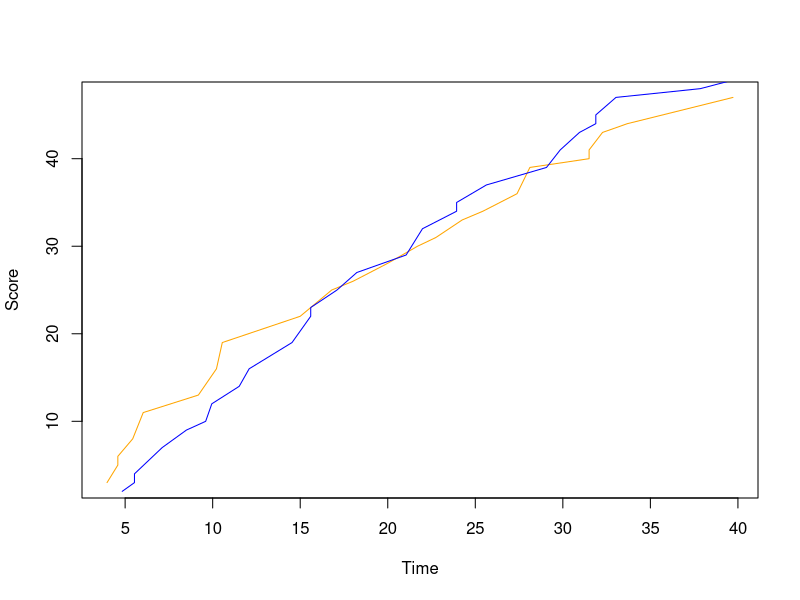

Reproduce this figure in R.
#question1
stats=read.table(file="UWvMSU_1-22-13.txt",header=TRUE)

UW_scores=stats[stats$team =="UW",]
MSU_scores=stats[stats$team =="MSU",]

UW_total_score<-c()
MSU_total_score<-c()

UW_total_score[1]<-UW_scores$score[1]
MSU_total_score[1]<-MSU_scores$score[1]

for(i in 2:nrow(UW_scores)){
  UW_total_score[i]<-UW_scores$score[i] + UW_total_score[i-1]}

for(i in 2:nrow(MSU_scores)){
  MSU_total_score[i]<-MSU_scores$score[i] + MSU_total_score[i-1]}

plot(UW_scores$time, UW_total_score, type = "l", xlab = "Time", ylab = "Score", col="orange")
lines(MSU_scores$time, MSU_total_score, type = "l", col="blue")

#question2
random_number<-sample(1:100, 1)
print("I'm thinking of a number 1-100")
number_tries<-0
user_input<-0

while(user_input != random_number && number_tries <= 10){
  user_input<-readline(prompt = "Guess? ")
  if(user_input>random_number){
    print("Lower")
  }
  else if(user_input<random_number){
    print("Higher")
  }
  else{
    print("Correct!")
  }
  number_tries=number_tries+1
}
